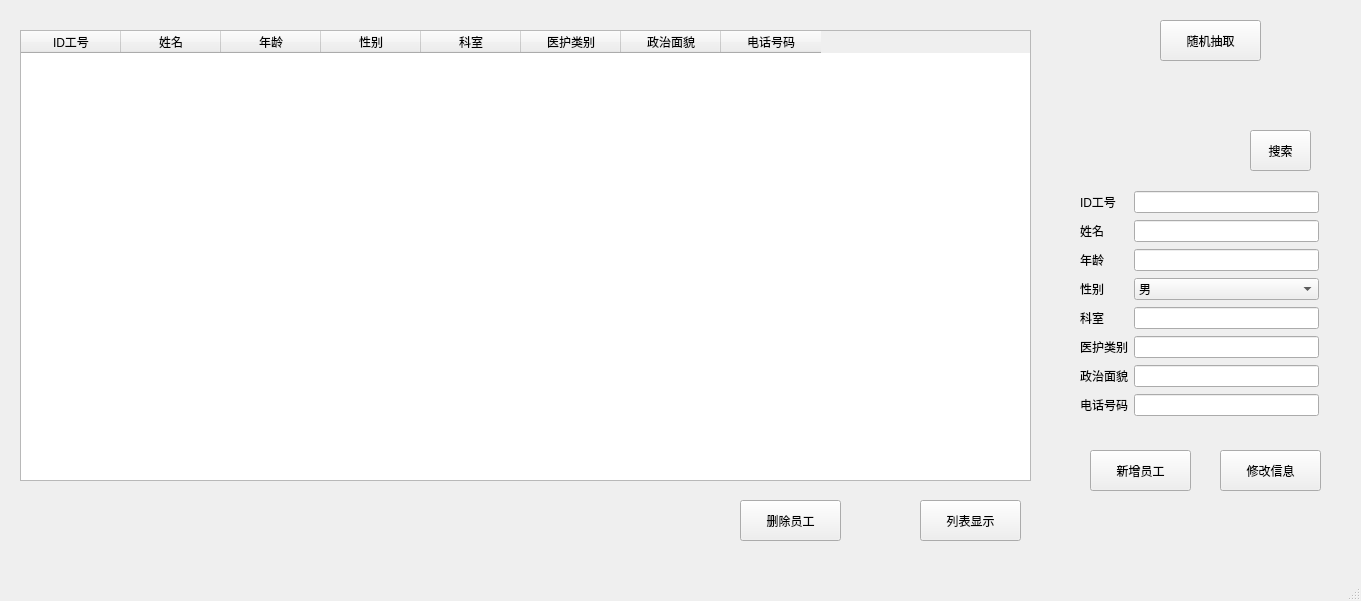
<?xml version="1.0" encoding="UTF-8"?>
<ui version="4.0">
 <class>MainWindow</class>
 <widget class="QMainWindow" name="MainWindow">
  <property name="geometry">
   <rect>
    <x>0</x>
    <y>0</y>
    <width>1361</width>
    <height>601</height>
   </rect>
  </property>
  <property name="windowTitle">
   <string>MainWindow</string>
  </property>
  <widget class="QWidget" name="centralwidget">
   <widget class="QPushButton" name="pushButton_2">
    <property name="geometry">
     <rect>
      <x>1090</x>
      <y>450</y>
      <width>101</width>
      <height>41</height>
     </rect>
    </property>
    <property name="text">
     <string>新增员工</string>
    </property>
   </widget>
   <widget class="QPushButton" name="pushButton_3">
    <property name="geometry">
     <rect>
      <x>740</x>
      <y>500</y>
      <width>101</width>
      <height>41</height>
     </rect>
    </property>
    <property name="text">
     <string>删除员工</string>
    </property>
   </widget>
   <widget class="QPushButton" name="pushButton_4">
    <property name="geometry">
     <rect>
      <x>1220</x>
      <y>450</y>
      <width>101</width>
      <height>41</height>
     </rect>
    </property>
    <property name="text">
     <string>修改信息</string>
    </property>
   </widget>
   <widget class="QWidget" name="layoutWidget">
    <property name="geometry">
     <rect>
      <x>1080</x>
      <y>190</y>
      <width>239</width>
      <height>233</height>
     </rect>
    </property>
    <layout class="QGridLayout" name="gridLayout">
     <item row="3" column="1">
      <widget class="QComboBox" name="comboBox">
       <item>
        <property name="text">
         <string>男</string>
        </property>
       </item>
       <item>
        <property name="text">
         <string>女</string>
        </property>
       </item>
      </widget>
     </item>
     <item row="6" column="1">
      <widget class="QLineEdit" name="lineEdit_7"/>
     </item>
     <item row="2" column="0">
      <widget class="QLabel" name="label_3">
       <property name="text">
        <string>年龄</string>
       </property>
      </widget>
     </item>
     <item row="2" column="1">
      <widget class="QLineEdit" name="lineEdit_4"/>
     </item>
     <item row="7" column="0">
      <widget class="QLabel" name="label_8">
       <property name="text">
        <string>电话号码</string>
       </property>
      </widget>
     </item>
     <item row="7" column="1">
      <widget class="QLineEdit" name="lineEdit_8"/>
     </item>
     <item row="4" column="1">
      <widget class="QLineEdit" name="lineEdit_5"/>
     </item>
     <item row="5" column="0">
      <widget class="QLabel" name="label_6">
       <property name="text">
        <string>医护类别</string>
       </property>
      </widget>
     </item>
     <item row="5" column="1">
      <widget class="QLineEdit" name="lineEdit_6"/>
     </item>
     <item row="1" column="1">
      <widget class="QLineEdit" name="lineEdit_3">
       <property name="text">
        <string/>
       </property>
      </widget>
     </item>
     <item row="4" column="0">
      <widget class="QLabel" name="label_5">
       <property name="text">
        <string>科室</string>
       </property>
      </widget>
     </item>
     <item row="0" column="1">
      <widget class="QLineEdit" name="lineEdit_2"/>
     </item>
     <item row="6" column="0">
      <widget class="QLabel" name="label_7">
       <property name="text">
        <string>政治面貌</string>
       </property>
      </widget>
     </item>
     <item row="1" column="0">
      <widget class="QLabel" name="label_2">
       <property name="text">
        <string>姓名</string>
       </property>
      </widget>
     </item>
     <item row="3" column="0">
      <widget class="QLabel" name="label_4">
       <property name="text">
        <string>性别</string>
       </property>
      </widget>
     </item>
     <item row="0" column="0">
      <widget class="QLabel" name="label">
       <property name="text">
        <string>ID工号</string>
       </property>
      </widget>
     </item>
    </layout>
   </widget>
   <widget class="QPushButton" name="pushButton_5">
    <property name="geometry">
     <rect>
      <x>1160</x>
      <y>20</y>
      <width>101</width>
      <height>41</height>
     </rect>
    </property>
    <property name="text">
     <string>随机抽取</string>
    </property>
   </widget>
   <widget class="QTableWidget" name="tableWidget">
    <property name="geometry">
     <rect>
      <x>20</x>
      <y>30</y>
      <width>1011</width>
      <height>451</height>
     </rect>
    </property>
    <column>
     <property name="text">
      <string>ID工号</string>
     </property>
    </column>
    <column>
     <property name="text">
      <string>姓名</string>
     </property>
    </column>
    <column>
     <property name="text">
      <string>年龄</string>
     </property>
    </column>
    <column>
     <property name="text">
      <string>性别</string>
     </property>
    </column>
    <column>
     <property name="text">
      <string>科室</string>
     </property>
    </column>
    <column>
     <property name="text">
      <string>医护类别</string>
     </property>
    </column>
    <column>
     <property name="text">
      <string>政治面貌</string>
     </property>
    </column>
    <column>
     <property name="text">
      <string>电话号码</string>
     </property>
    </column>
   </widget>
   <widget class="QPushButton" name="pushButton_6">
    <property name="geometry">
     <rect>
      <x>920</x>
      <y>500</y>
      <width>101</width>
      <height>41</height>
     </rect>
    </property>
    <property name="text">
     <string>列表显示</string>
    </property>
   </widget>
   <widget class="QPushButton" name="pushButton">
    <property name="geometry">
     <rect>
      <x>1250</x>
      <y>130</y>
      <width>61</width>
      <height>41</height>
     </rect>
    </property>
    <property name="text">
     <string>搜索</string>
    </property>
   </widget>
  </widget>
  <widget class="QMenuBar" name="menubar">
   <property name="geometry">
    <rect>
     <x>0</x>
     <y>0</y>
     <width>1361</width>
     <height>26</height>
    </rect>
   </property>
  </widget>
  <widget class="QStatusBar" name="statusbar"/>
 </widget>
 <resources/>
 <connections/>
</ui>
